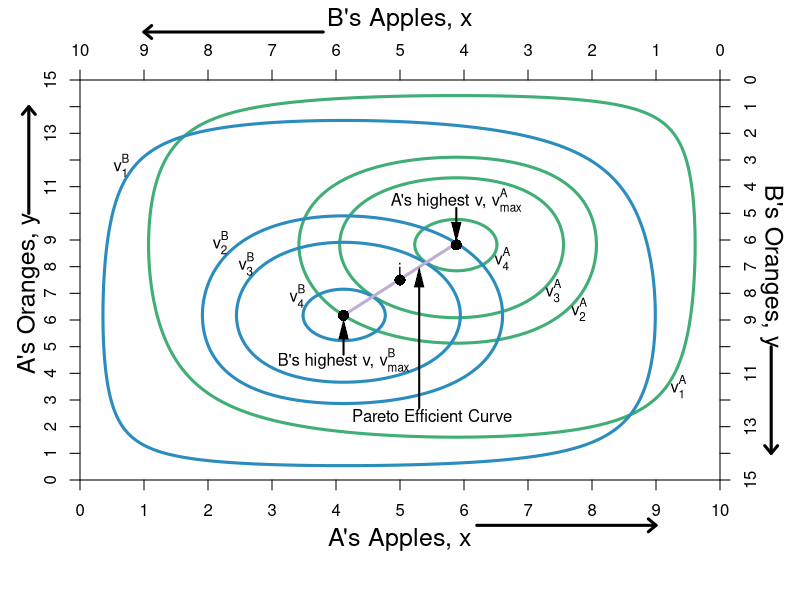

This figure's R source:
require(shape)
pdf(file = "bfh-textbook/property/property_hg_hga.pdf", width = 9, height = 7)

#Set parameters for graphics
axislabelsize <- 1.5
graphlinewidth <- 3

COL <- c("#7fc97f", "#beaed4", "#fdc086", "#ffff99", "#386cb0", "#f0027f", "#bf5b17", "#666666")
COLA <- c("#99d8c9","#66c2a4","#41ae76", "#238b45", "#005824")
COLB <- c("#4eb3d3", "#2b8cbe", "#0868ac","#084081")

par(mar =  c(6, 4, 4, 4))

uA <- function(x, y) {
  0.5*log(x) + 0.5*log(y) + 0.35*log(10 - x) + 0.35*log(15 - y)
}

uB <- function(x, y) {
  0.35*log(x) + 0.35*log(y) + 0.5*log(10 - x) + 0.5*log(15 - y) 
}

xlims <- c(0, 10)
ylims <- c(0, 15)

npts <- 501 
x <- seq(xlims[1], xlims[2], length.out = npts)
y <- seq(ylims[1], ylims[2], length.out = npts) 
a <- c(2.526628, 3.000297, 3.05, 3.1)
b <- c(2.5, 2.998083, 3.05, 3.1)

#B's value when at A's bliss point
#0.35*log(5.88) + 0.35*log(8.88) + 0.5*log(10 - 5.88) + 0.5*log(15 - 8.88) 

#B's bliss point x = 4.11765; y = 6.17647
#A's value when at A's bliss point
#0.5*log(4.11765) + 0.5*log(6.17647) + 0.35*log(10 - 4.11765) + 0.35*log(15 - 6.17647) 


plot(0, 0, xlim = xlims, ylim = ylims, type = "n",
     xlab = expression(paste("")),
     ylab = expression(paste("")), 
     xaxt = "n", 
     yaxt = "n", 
     cex.lab = axislabelsize, 
     bty = "n",
     xaxs="i", 
     yaxs="i")

ticksy <- seq(from = 0, to = 15, by = 1)
ylabels <- seq(from = 0, to = 15, by = 1)
ticksx <- seq(from = 0, to = 10, by = 1)
xlabels <- seq(from = 0, to = 10, by = 1)
axis(1, at = ticksx, pos = 0, labels = xlabels)
axis(2, at = ticksy, pos = 0, labels = ylabels, las = 0)


#persp(x, y, outer(x, y, u), ticktype="detailed") 
contour(x, y, 
        outer(x, y, uA),
        #labels = c("v1", "v2", "v3"),
        drawlabels = FALSE,
        col = COLA[3],
        #xlab = expression(paste("A's Apples, ", x)),
        #ylab = expression(paste("A's Oranges, ", y)),
        #cex.lab = axislabelsize,
        lwd = graphlinewidth,
        levels = a, 
        xaxs="i", 
        yaxs="i", 
        add = TRUE) 

mtext("A's Apples, x", side=1, line = 2.5, cex = axislabelsize)
text(-0.8, 7, expression(paste("A's Oranges, y")), xpd = TRUE, cex = axislabelsize, srt = 90) 

#Add arrows:
arrows(-0.8, 10, -0.8, 14, xpd = TRUE, length=0.1,angle=40,lwd=3)
arrows(6.2, -1.7, 9, -1.7, xpd = TRUE, length=0.1,angle=40,lwd=3)


contour(x, y, 
        outer(x, y, uB),
        #labels = c("v1", "v2", "v3"),
        drawlabels = FALSE,
        col = COLB[2],
        #xlab = expression(paste("")),
        #ylab = expression(paste("")),
        lwd = graphlinewidth,
        levels = b, 
        add = TRUE
        #xaxs="i", 
        #yaxs="i"
) 

segments(4.11765, 6.17647, 5.88, 8.88, lty = 1, col = COL[2] , lwd = graphlinewidth)
text(5.5, 2.4, expression("Pareto Efficient Curve"))
Arrows(5.3, 2.7, 5.3, 7.6, col = "black", lty = 1, lwd = 2, arr.type = "triangle", arr.lwd = 0.5)

#Label the iso-welfare functions for the HG, Aisha
text(9.35, 3.5, expression(v[1]^A))
text(7.8, 6.4, expression(v[2]^A))
text(7.4, 7.1, expression(v[3]^A))
text(6.6, 8.3, expression(v[4]^A))

#Label the indifference curves for the HG, Betty
text(0.65, 11.8, expression(v[1]^B))
text(2.2, 8.9, expression(v[2]^B))
text(2.6, 8.1, expression(v[3]^B))
text(3.4, 6.9, expression(v[4]^B))

#Label point i. 
points(5, 7.5, pch = 16, col = "black", cex = 1.5)
text(5, 7.9, expression(paste("i")))


#points(5.84, 8.77, pch = 16, col = "black", cex = 1.5)

#A's bliss point - 3.1073 is the value of u
points(x = 5.88, y = 8.82, pch = 16, col = "black", cex = 1.5)
text(5.88, 10.5, expression(paste("A's highest v, ", v[max]^A)))
Arrows(5.88, 10.2, 5.88, 9.3, col = "black", lty = 1, lwd = 2, arr.type = "triangle", arr.lwd = 0.5)

#B's bliss point: 
points(x = 4.11765, y = 6.17647, pch = 16, col = "black", cex = 1.5)
text(x = 4.11765, y = 4.5, expression(paste("B's highest v, ", v[max]^B)))
Arrows(4.11765, 4.7, 4.11765, 5.65, col = "black", lty = 1, lwd = 2, arr.type = "triangle", arr.lwd = 0.5)



par(new = TRUE)

#Use the same x and ylims as previously, but with locations switched
xlims2 <- c(10, 0)
ylims2 <- c(15, 0)

#Leave the ylab and xlab blank to ensure no axes titles
plot(0, 0, xlim = xlims2, ylim = ylims2, type = "n",
     xlab = expression(paste("")),
     ylab = expression(paste("")),
     xaxt = "n", 
     yaxt = "n", 
     cex.lab = 1.3, 
     bty = "n",
     xaxs="i", 
     yaxs="i")

#Set up axes at sides 3 and 4 (top and right)
axis(side = 3, at = ticksx, pos = 0, labels = xlabels)
axis(side = 4, at = ticksy, pos = 0, labels = ylabels, las = 0)
mtext("B's Apples, x", side=3, line = 2.5, cex = axislabelsize)
text(-0.8, 7, expression(paste("B's Oranges, y")), xpd = TRUE, cex = axislabelsize, srt = 270) 

#Add arrows:
arrows(-0.8, 10, -0.8, 14, xpd = TRUE, length=0.1,angle=40,lwd=3)
arrows(6.2, -1.8, 9, -1.8, xpd = TRUE, length=0.1,angle=40,lwd=3)


#Customize ticks and labels for the plot
#ticksy <- seq(from = 0, to = 15, by = 1)
#ylabels <- seq(from = 0, to = 15, by = 1)
#ticksx <- seq(from = 0, to = 10, by = 1)
#xlabels <- seq(from = 0, to = 10, by = 1)
#axis(1, at = ticksx, pos = 0, labels = xlabels)
#axis(2, at = ticksy, pos = 0, labels = ylabels, las = 0)

dev.off()
